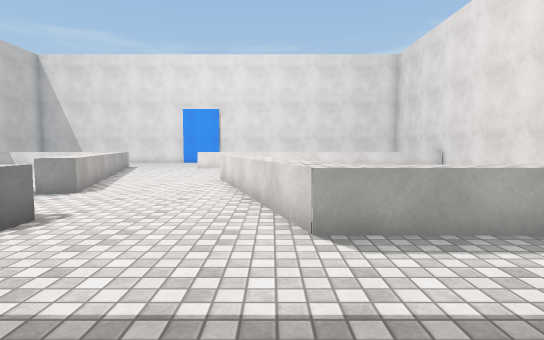
View 1 (above)

16 first-person views from a walk through a scene from a Unity 3-D project. The camera is 1.3 m above the floor, tilts 4° down and sees 80° across. The floor is counted in squares, 1 m on a side. Each view is taken from the middle of a square. On the plan, view 1 faces up. The plan holds only what a view shows up to about 14 squares ahead; the rest is blank. The player is left out. Surface patterns are stand-ins for the level's own textures.

View 2
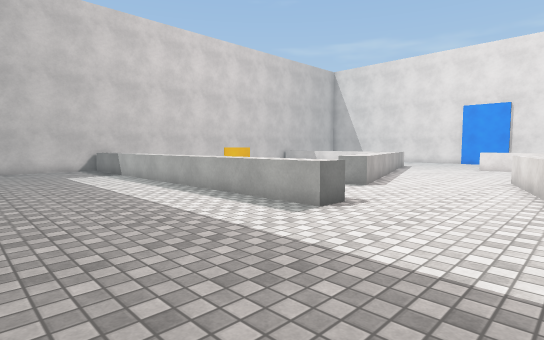

View 3
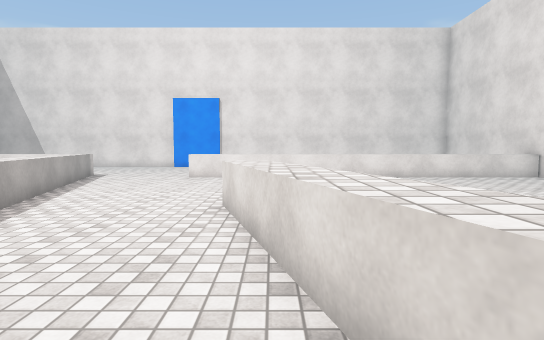

View 4
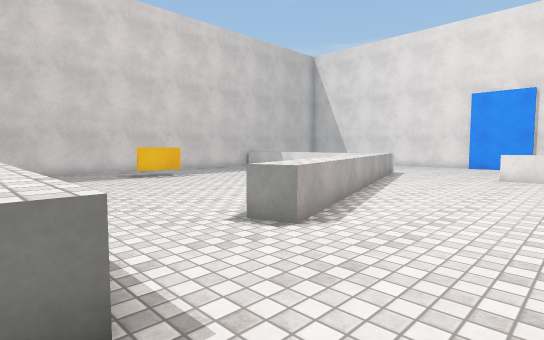

View 5
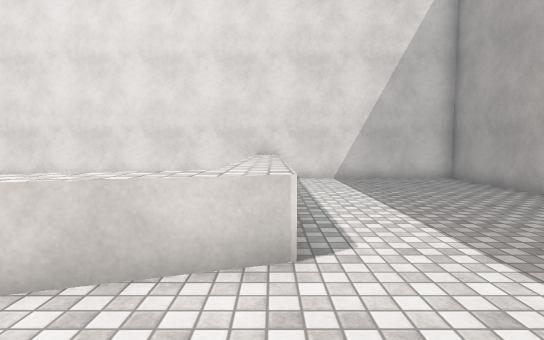

View 6
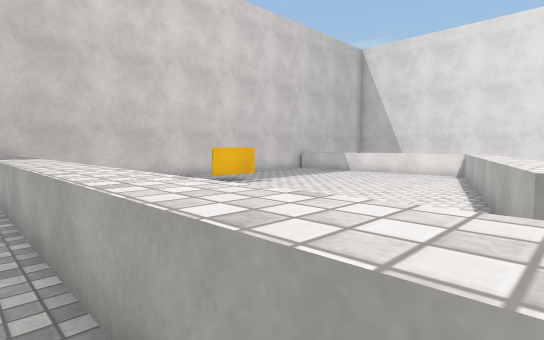

View 7
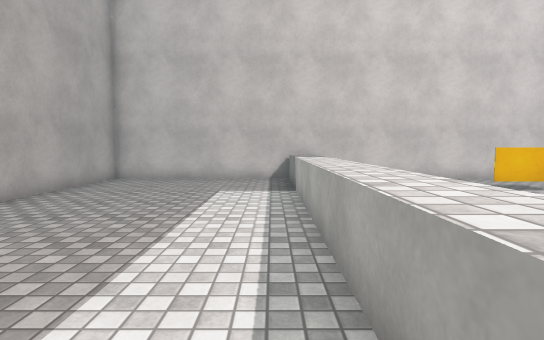

View 8
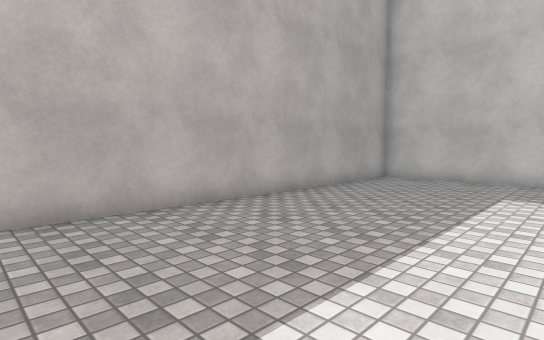

View 9
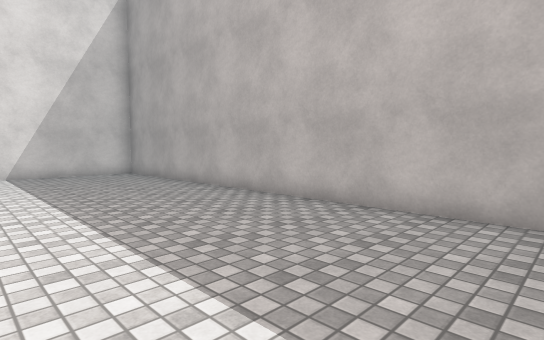

View 10
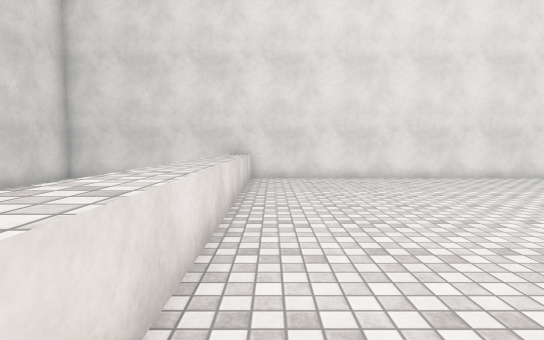

View 11
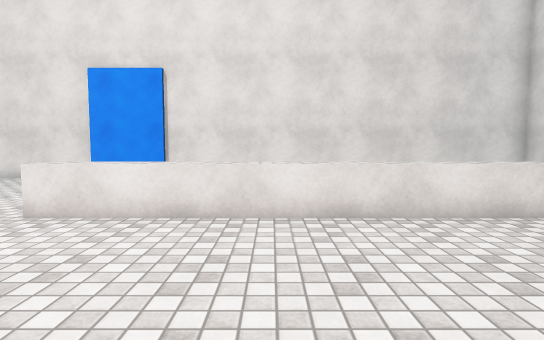

View 12
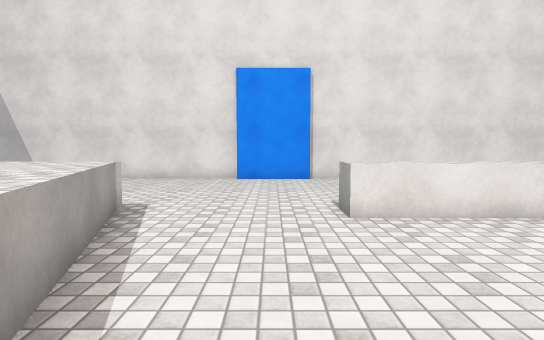

View 13
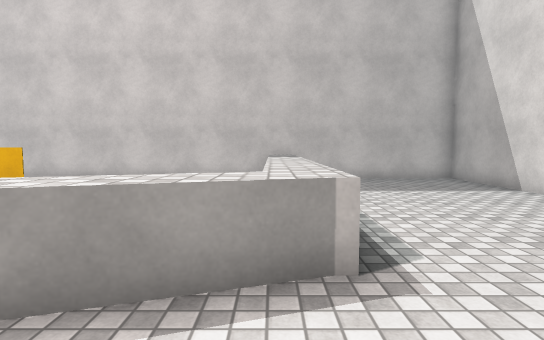

View 14
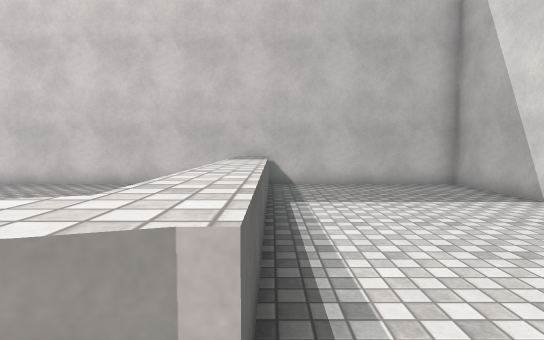

View 15
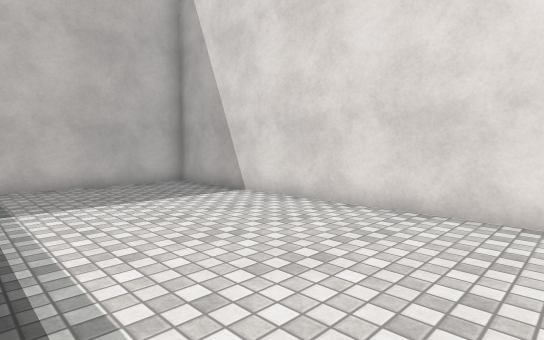

View 16
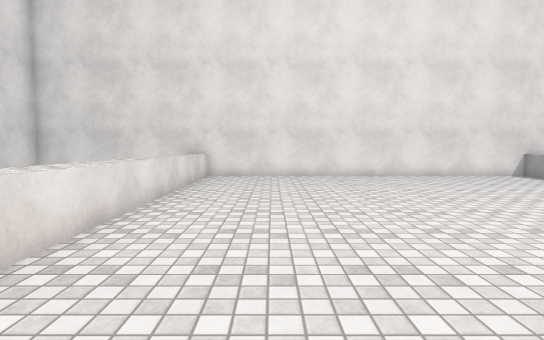

### Floor plan
Key: @ floor where view 1 was taken; # wall or solid block; . floor; ^ raised ledge.
Columns run from 20 left of view 1 to 11 right of it. Each row starts with its distance up from view 1.
 28 ############## #################
 27 #............###.          ....#
 26 #................              #
 25 #................              #
 24 #................              #
 23 #................              #
 22 #................              #
 21 #^^^^^^^^^^.....^  ^^^^^^^^    #
 20 #^^^^^^^^^^^....^^^^^^^^^^^^^^^#
 19 #         ^^...................#
 18 #        ..^...................#
 17 #       ...^^..................#
 16 #...   ....^^..................#
 15 #.... ......^..................#
 14 #...........^^.................#
 13 #...........^^....^^...........#
 12 #............^....^^...........#
 11 #    ........^^....^.  ........#
 10 #   .........^^....^^   .......#
  9 #  ...........^....^^    ......#
  8 #  .................^.    .....#
  7 #          .........^^      ...#
  6 #   ^^^^^^^^^^^^....^^^^ ^   ^^#
  5 #^^^^^^^^^^^^^^^^....^^^^^^^^^ #
  4 #..............................#
  3 #..............................#
  2 #..............................#
  1 #..............................#
  0 #...................@..........#
 -1 #..............................#
 -2 #..............................#
 -3 ################################

Where each view was taken, in squares from view 1:
view 1: 0 up, 0 right, facing up
view 2: 1 down, 0 right, facing up-left
view 3: 6 up, 1 left, facing up
view 4: 5 up, 2 left, facing up-left
view 5: 5 up, 3 left, facing right
view 6: 4 up, 6 left, facing up-left
view 7: 4 up, 6 left, facing left
view 8: 4 up, 6 left, facing down-left
view 9: 4 up, 6 left, facing down-right
view 10: 19 up, 3 left, facing right
view 11: 14 up, 0 right, facing up
view 12: 14 up, 6 left, facing up
view 13: 20 up, 6 left, facing left
view 14: 21 up, 8 left, facing left
view 15: 21 up, 8 left, facing up-left
view 16: 17 up, 4 left, facing right
